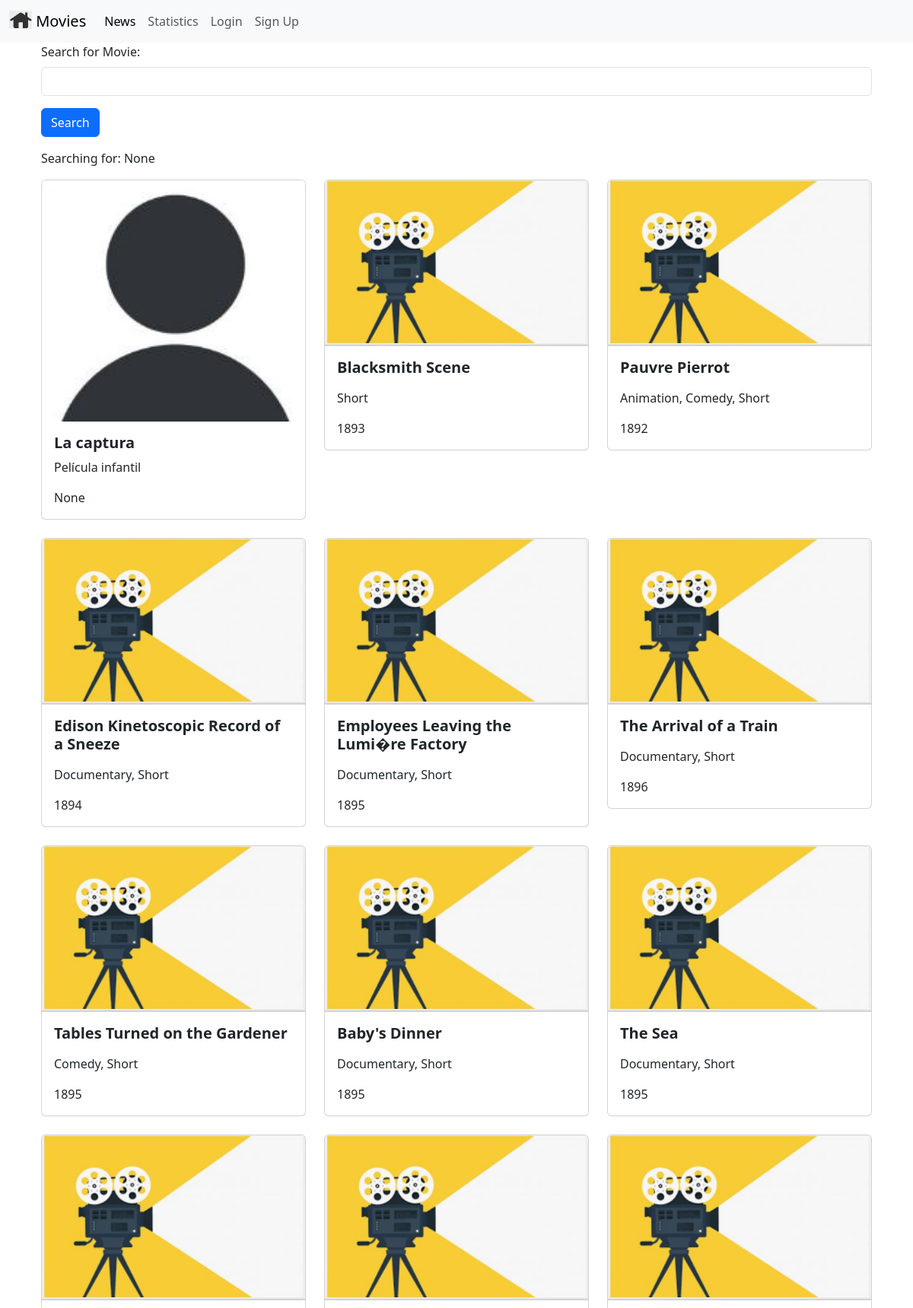
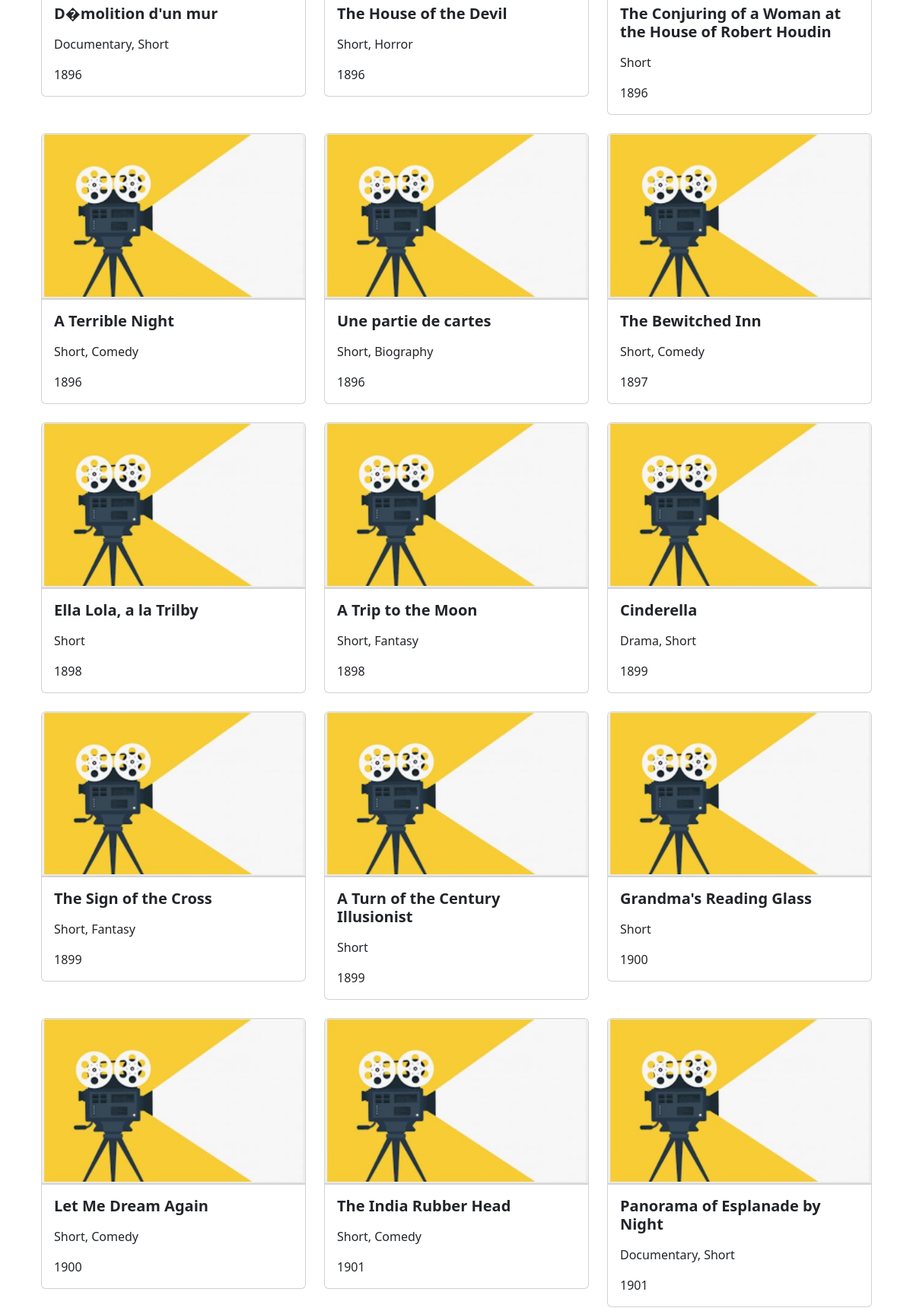
The page / (upper part) on the database its author committed (2 pictures, top to bottom).
### movie/models.py (models this page shows, shortened)
class Movie(models.Model):
    title = models.CharField(max_length=100)
    description = models.CharField(max_length=250)
    image = models.ImageField(upload_to='movie/images/')
    url = models.URLField(blank=True)
    genre = models.CharField(blank=True, max_length=250)
    year = models.IntegerField(blank=True, null=True)

### movie/views.py (the view)
# urls.py: 2. Add a URL to urlpatterns:  path('', views.home, name='home')
def home(request):
    searchTerm = request.GET.get('searchMovie') # GET se usa para solicitar recursos de un servidor
    if searchTerm:
        movies = Movie.objects.filter(title__icontains=searchTerm)
    else:
        movies = Movie.objects.all()
    return render(request, 'home.html', {'searchTerm':searchTerm, 'movies':movies})

### movie/templates/home.html (shortened to what this page needs)
{% extends 'base.html' %}
{% block content %}
<div class="container">
    <form action="">
        <div class="mb-3">
            <label for="searchMovie" class="form-label">
                Search for Movie:
            </label>
            <input type="text" class="form-control" name="searchMovie"/>
        </div>
        <button type="submit" class="btn btn-primary">Search</button>
    </form>
    <p>Searching for: {{searchTerm}}</p>
    <div class="row row-cols-1 row-cols-md-3 g-4">
        {% for movie in movies %}
        <div v-for="movie in movies" class="col">
            <div class="card">
            <img src="{{ movie.image.url }}" class="card-img-top" alt="...">
            <div class="card-body">
                <h5 class="card-title fw-bold">{{ movie.title}}</h5>
                <p class="card-text">{{ movie.description}}</p>
                <p class="card-text">{{ movie.genre}}</p>
                <p class="card-text">{{ movie.year}}</p>
            </div>
        </div>
    </div>
        {% endfor %}
    </div>
    <br/>
    <br />
    <br />
</div>
{% endblock content %}

### moviereviews/templates/base.html (shortened to what this page needs)
<head>
    <link href="https://cdn.jsdelivr.net/npm/bootstrap@5.3.2/dist/css/bootstrap.min.css" rel="stylesheet">
</head>
<nav class="navbar navbar-expand-lg bg-body-tertiary">
  <div class="container-fluid">
    <a class="navbar-brand" href="{% url 'home' %}">
      {% load static %}
      <img src="{% static 'images/home.png' %}" alt="" width="30"
height="24"
          class="d-inline-block align-text-top" />
      Movies
    </a>
    <div class="collapse navbar-collapse" id="navbarSupportedContent">
      <ul class="navbar-nav me-auto mb-2 mb-lg-0">
        <li class="nav-item">
          <a class="nav-link active" aria-current="page" href="{% url 'news' %}">News</a>
        </li>
        <li class="nav-item">
          <a class="nav-link" href="{% url 'statistics' %}">Statistics</a>
        </li>
        <li class="nav-item">
          <a class="nav-link" href="#">Login</a>
        </li>
        <li class="nav-item">
          <a class="nav-link" href="#">Sign Up</a>
        </li>
      </ul>
    </div>
  </div>
</nav>
<div class="container">
    {% block content %}
    {% endblock content %}
</div>

### rows shown on the page
Movie: image (picture), title "La captura", description "Película infantil", year "None"
Movie: image (placeholder picture), title "Blacksmith Scene", genre "Short", year "1893"
Movie: image (placeholder picture), title "Pauvre Pierrot", genre "Animation, Comedy, Short", year "1892"
Movie: image (placeholder picture), title "Edison Kinetoscopic Record of a Sneeze", genre "Documentary, Short", year "1894"
Movie: image (placeholder picture), title "Employees Leaving the Lumi�re Factory", genre "Documentary, Short", year "1895"
Movie: image (placeholder picture), title "The Arrival of a Train", genre "Documentary, Short", year "1896"
Movie: image (placeholder picture), title "Tables Turned on the Gardener", genre "Comedy, Short", year "1895"
Movie: image (placeholder picture), title "Baby's Dinner", genre "Documentary, Short", year "1895"
Movie: image (placeholder picture), title "The Sea", genre "Documentary, Short", year "1895"
Movie: image (placeholder picture), title "D�molition d'un mur", genre "Documentary, Short", year "1896"
Movie: image (placeholder picture), title "The House of the Devil", genre "Short, Horror", year "1896"
Movie: image (placeholder picture), title "The Conjuring of a Woman at the House of Robert Houdin", genre "Short", year "1896"
Movie: image (placeholder picture), title "A Terrible Night", genre "Short, Comedy", year "1896"
Movie: image (placeholder picture), title "Une partie de cartes", genre "Short, Biography", year "1896"
Movie: image (placeholder picture), title "The Bewitched Inn", genre "Short, Comedy", year "1897"
Movie: image (placeholder picture), title "Ella Lola, a la Trilby", genre "Short", year "1898"
Movie: image (placeholder picture), title "A Trip to the Moon", genre "Short, Fantasy", year "1898"
Movie: image (placeholder picture), title "Cinderella", genre "Drama, Short", year "1899"
Movie: image (placeholder picture), title "The Sign of the Cross", genre "Short, Fantasy", year "1899"
Movie: image (placeholder picture), title "A Turn of the Century Illusionist", genre "Short", year "1899"
Movie: image (placeholder picture), title "Grandma's Reading Glass", genre "Short", year "1900"
Movie: image (placeholder picture), title "Let Me Dream Again", genre "Short, Comedy", year "1900"
Movie: image (placeholder picture), title "The India Rubber Head", genre "Short, Comedy", year "1901"
Movie: image (placeholder picture), title "Panorama of Esplanade by Night", genre "Documentary, Short", year "1901"

### other values the page prints
{{ searchTerm }} "None"
